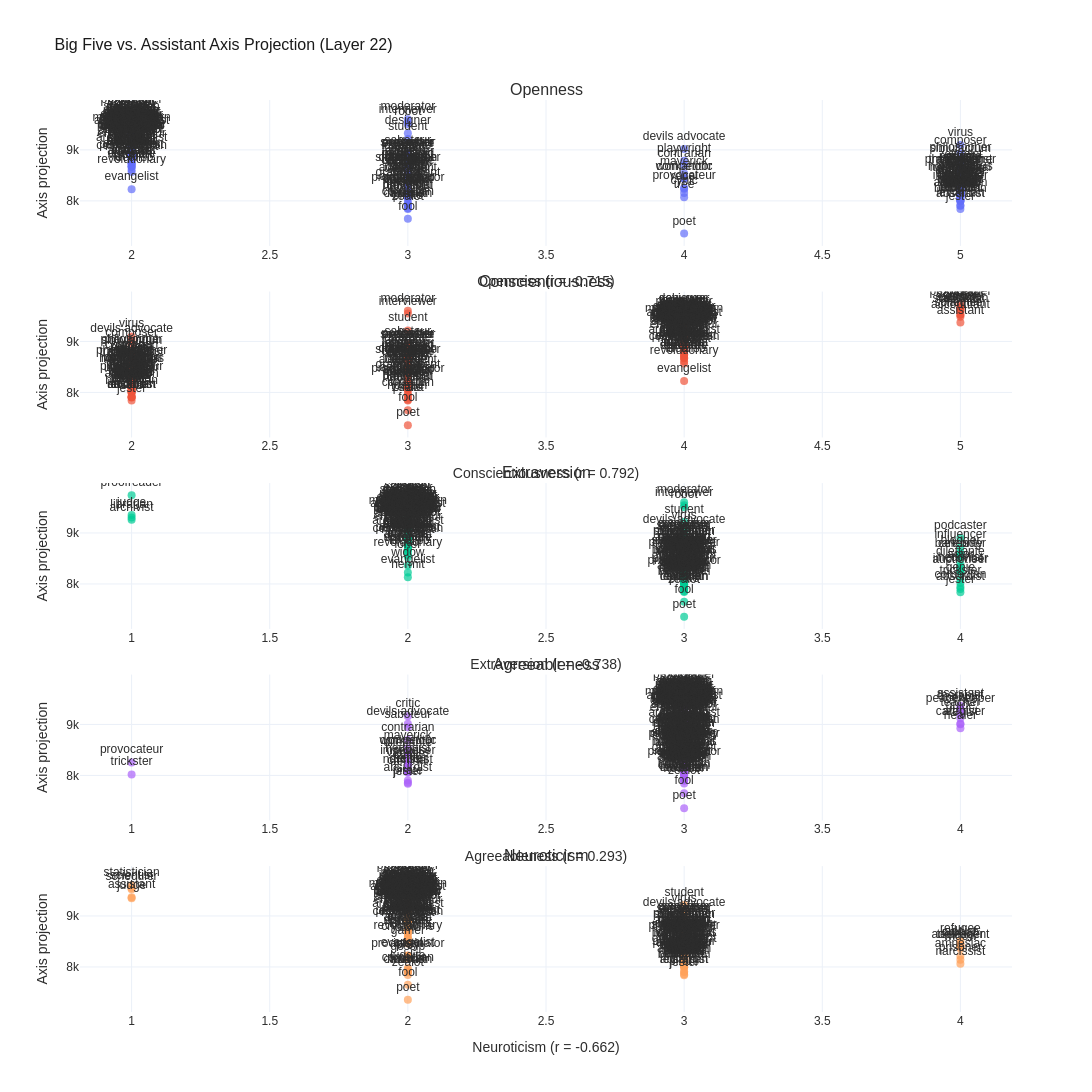

Here is the notebook cell this chart was saved with:
### Code cell
# Plot the Big Five scatter subplots inline so each heuristic dimension can be inspected role by role
fig = make_subplots(rows=len(bigfive_dims), cols=1, subplot_titles=bigfive_dims, vertical_spacing=0.05)
for i, dim in enumerate(bigfive_dims, start=1):
    fig.add_trace(
        go.Scatter(
            x=psychology_profiles[dim],
            y=psychology_profiles[reference_projection_col],
            mode='markers+text',
            text=psychology_profiles['character'],
            textposition='top center',
            marker={'size': 8, 'opacity': 0.7},
            name=dim,
            showlegend=False,
        ),
        row=i,
        col=1,
    )
    fig.update_xaxes(title_text=f'{dim} (r = {bigfive_corrs[dim]:.3f})', row=i, col=1)
    fig.update_yaxes(title_text='Axis projection', row=i, col=1)
fig.update_layout(height=350 * len(bigfive_dims), width=1400, title='Big Five vs. Assistant Axis Projection (Layer 22)')
apply_plotly_style(fig)
fig.show()

### Figure 1 — Plotly figure (JSON) as saved in the notebook; plotly's stock layout.template omitted (floating-point values rounded to 4 significant figures; data arrays with more than 128 entries replaced by an {"elided": "..."} marker saying what was removed)
{"data": [{"marker": {"opacity": 0.7, "size": 8}, "mode": "markers+text", "name": "Openness", "showlegend": false, "text": {"elided": "275 str values"}, "textposition": "top center", "type": "scatter", "x": {"elided": "275 int values"}, "xaxis": "x", "y": {"elided": "275 float values"}, "yaxis": "y"}, {"marker": {"opacity": 0.7, "size": 8}, "mode": "markers+text", "name": "Conscientiousness", "showlegend": false, "text": {"elided": "275 str values"}, "textposition": "top center", "type": "scatter", "x": {"elided": "275 int values"}, "xaxis": "x2", "y": {"elided": "275 float values"}, "yaxis": "y2"}, {"marker": {"opacity": 0.7, "size": 8}, "mode": "markers+text", "name": "Extraversion", "showlegend": false, "text": {"elided": "275 str values"}, "textposition": "top center", "type": "scatter", "x": {"elided": "275 int values"}, "xaxis": "x3", "y": {"elided": "275 float values"}, "yaxis": "y3"}, {"marker": {"opacity": 0.7, "size": 8}, "mode": "markers+text", "name": "Agreeableness", "showlegend": false, "text": {"elided": "275 str values"}, "textposition": "top center", "type": "scatter", "x": {"elided": "275 int values"}, "xaxis": "x4", "y": {"elided": "275 float values"}, "yaxis": "y4"}, {"marker": {"opacity": 0.7, "size": 8}, "mode": "markers+text", "name": "Neuroticism", "showlegend": false, "text": {"elided": "275 str values"}, "textposition": "top center", "type": "scatter", "x": {"elided": "275 int values"}, "xaxis": "x5", "y": {"elided": "275 float values"}, "yaxis": "y5"}], "layout": {"annotations": [{"font": {"size": 16}, "showarrow": false, "text": "Openness", "x": 0.5, "xanchor": "center", "xref": "paper", "y": 1.0, "yanchor": "bottom", "yref": "paper"}, {"font": {"size": 16}, "showarrow": false, "text": "Conscientiousness", "x": 0.5, "xanchor": "center", "xref": "paper", "y": 0.79, "yanchor": "bottom", "yref": "paper"}, {"font": {"size": 16}, "showarrow": false, "text": "Extraversion", "x": 0.5, "xanchor": "center", "xref": "paper", "y": 0.58, "yanchor": "bottom", "yref": "paper"}, {"font": {"size": 16}, "showarrow": false, "text": "Agreeableness", "x": 0.5, "xanchor": "center", "xref": "paper", "y": 0.37, "yanchor": "bottom", "yref": "paper"}, {"font": {"size": 16}, "showarrow": false, "text": "Neuroticism", "x": 0.5, "xanchor": "center", "xref": "paper", "y": 0.16, "yanchor": "bottom", "yref": "paper"}], "font": {"color": "#2d2d2d", "family": "Arial"}, "height": 1750, "paper_bgcolor": "white", "plot_bgcolor": "white", "title": {"font": {"color": "#1a1a1a", "size": 16}, "text": "Big Five vs. Assistant Axis Projection (Layer 22)"}, "width": 1400, "xaxis": {"anchor": "y", "domain": [0.0, 1.0], "title": {"text": "Openness (r = -0.715)"}}, "xaxis2": {"anchor": "y2", "domain": [0.0, 1.0], "title": {"text": "Conscientiousness (r = 0.792)"}}, "xaxis3": {"anchor": "y3", "domain": [0.0, 1.0], "title": {"text": "Extraversion (r = -0.738)"}}, "xaxis4": {"anchor": "y4", "domain": [0.0, 1.0], "title": {"text": "Agreeableness (r = 0.293)"}}, "xaxis5": {"anchor": "y5", "domain": [0.0, 1.0], "title": {"text": "Neuroticism (r = -0.662)"}}, "yaxis": {"anchor": "x", "domain": [0.84, 1.0], "title": {"text": "Axis projection"}}, "yaxis2": {"anchor": "x2", "domain": [0.63, 0.79], "title": {"text": "Axis projection"}}, "yaxis3": {"anchor": "x3", "domain": [0.42, 0.58], "title": {"text": "Axis projection"}}, "yaxis4": {"anchor": "x4", "domain": [0.21, 0.37], "title": {"text": "Axis projection"}}, "yaxis5": {"anchor": "x5", "domain": [0.0, 0.16], "title": {"text": "Axis projection"}}}}
